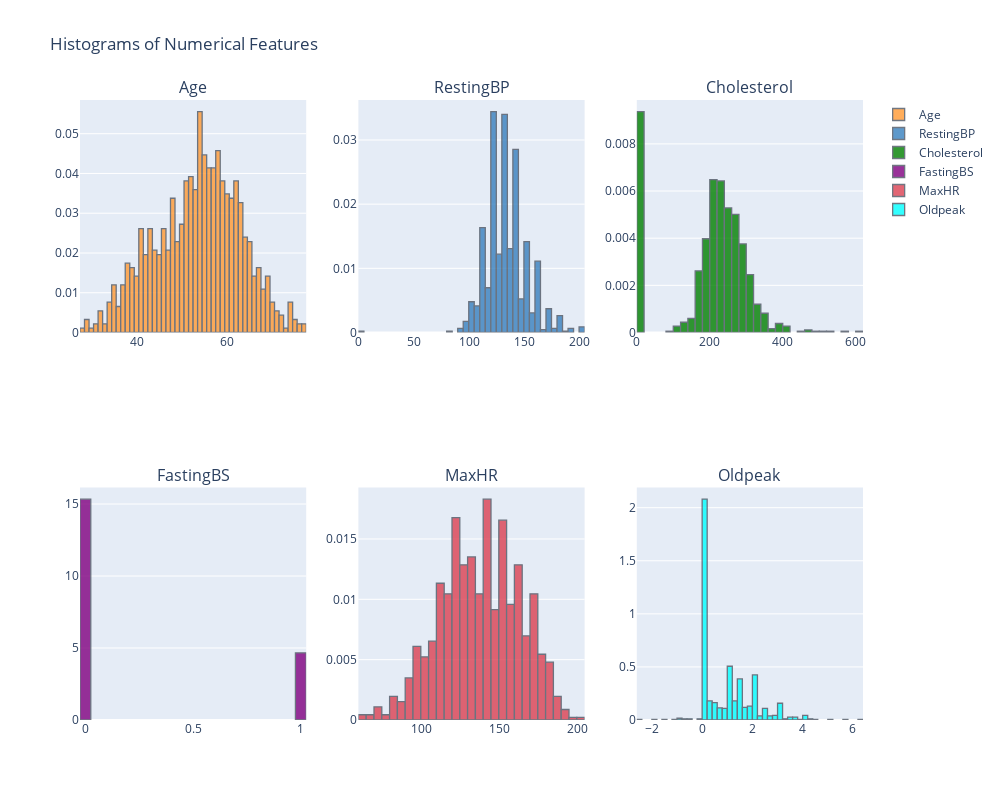
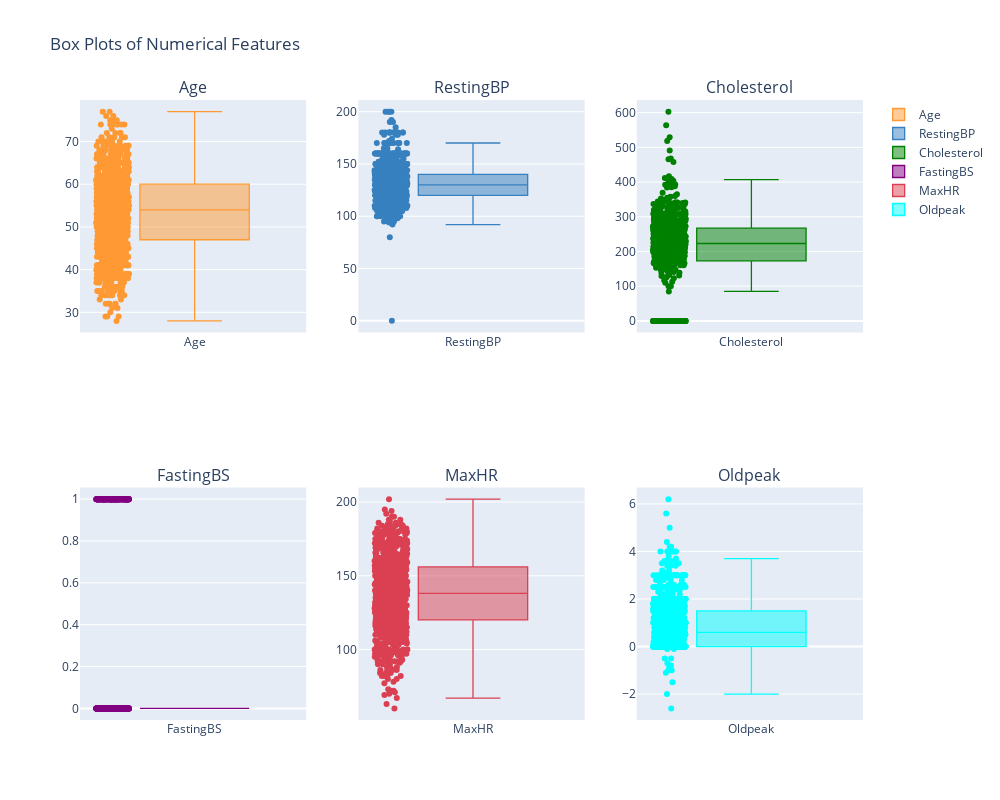

Source (notebook cell) for these figures, in order:
### Code cell
num_index = df.drop(['HeartDisease'], axis=1).select_dtypes('number').columns
fig_hist = tls.make_subplots(rows=2, cols=3,subplot_titles=num_index)
fig_box = tls.make_subplots(rows=2, cols=3,subplot_titles=num_index)
colors_bar=['orange', 'blue','green', 'purple', 'red', 'cyan']
num=0
for i in range(2):
    for j in range(3):
        fig=df[num_index[num]].iplot(kind='hist',bins=50,asFigure=True,colors=colors_bar[num], histnorm='probability density')
        fig_hist.append_trace(fig['data'][0], i+1, j+1)
        fig=df[num_index[num]].iplot(kind='box',bins=50,asFigure=True,colors=colors_bar[num],boxpoints="all")
        fig_box.append_trace(fig['data'][0], i+1, j+1)
        num+=1
fig_hist.update_layout(height=800, width=1000, title_text="Histograms of Numerical Features")
fig_box.update_layout(height=800, width=1000, title_text="Box Plots of Numerical Features")
fig_hist.show()
fig_box.show()

### Figure 1 — Plotly figure (JSON) as saved in the notebook; plotly's stock layout.template omitted (floating-point values rounded to 4 significant figures; data arrays with more than 128 entries replaced by an {"elided": "..."} marker saying what was removed)
{"data": [{"histfunc": "count", "histnorm": "probability density", "marker": {"color": "rgba(255, 153, 51, 1.0)", "line": {"color": "#4D5663", "width": 1.3}}, "name": "Age", "nbinsx": 50, "opacity": 0.8, "orientation": "v", "type": "histogram", "x": {"elided": "918 int values"}, "xaxis": "x", "yaxis": "y"}, {"histfunc": "count", "histnorm": "probability density", "marker": {"color": "rgba(55, 128, 191, 1.0)", "line": {"color": "#4D5663", "width": 1.3}}, "name": "RestingBP", "nbinsx": 50, "opacity": 0.8, "orientation": "v", "type": "histogram", "x": {"elided": "918 int values"}, "xaxis": "x2", "yaxis": "y2"}, {"histfunc": "count", "histnorm": "probability density", "marker": {"color": "rgba(0, 128, 0, 1.0)", "line": {"color": "#4D5663", "width": 1.3}}, "name": "Cholesterol", "nbinsx": 50, "opacity": 0.8, "orientation": "v", "type": "histogram", "x": {"elided": "918 int values"}, "xaxis": "x3", "yaxis": "y3"}, {"histfunc": "count", "histnorm": "probability density", "marker": {"color": "rgba(128, 0, 128, 1.0)", "line": {"color": "#4D5663", "width": 1.3}}, "name": "FastingBS", "nbinsx": 50, "opacity": 0.8, "orientation": "v", "type": "histogram", "x": {"elided": "918 int values"}, "xaxis": "x4", "yaxis": "y4"}, {"histfunc": "count", "histnorm": "probability density", "marker": {"color": "rgba(219, 64, 82, 1.0)", "line": {"color": "#4D5663", "width": 1.3}}, "name": "MaxHR", "nbinsx": 50, "opacity": 0.8, "orientation": "v", "type": "histogram", "x": {"elided": "918 int values"}, "xaxis": "x5", "yaxis": "y5"}, {"histfunc": "count", "histnorm": "probability density", "marker": {"color": "rgba(0, 255, 255, 1.0)", "line": {"color": "#4D5663", "width": 1.3}}, "name": "Oldpeak", "nbinsx": 50, "opacity": 0.8, "orientation": "v", "type": "histogram", "x": {"elided": "918 float values"}, "xaxis": "x6", "yaxis": "y6"}], "layout": {"annotations": [{"font": {"size": 16}, "showarrow": false, "text": "Age", "x": 0.1444, "xanchor": "center", "xref": "paper", "y": 1, "yanchor": "bottom", "yref": "paper"}, {"font": {"size": 16}, "showarrow": false, "text": "RestingBP", "x": 0.5, "xanchor": "center", "xref": "paper", "y": 1, "yanchor": "bottom", "yref": "paper"}, {"font": {"size": 16}, "showarrow": false, "text": "Cholesterol", "x": 0.8556, "xanchor": "center", "xref": "paper", "y": 1, "yanchor": "bottom", "yref": "paper"}, {"font": {"size": 16}, "showarrow": false, "text": "FastingBS", "x": 0.1444, "xanchor": "center", "xref": "paper", "y": 0.375, "yanchor": "bottom", "yref": "paper"}, {"font": {"size": 16}, "showarrow": false, "text": "MaxHR", "x": 0.5, "xanchor": "center", "xref": "paper", "y": 0.375, "yanchor": "bottom", "yref": "paper"}, {"font": {"size": 16}, "showarrow": false, "text": "Oldpeak", "x": 0.8556, "xanchor": "center", "xref": "paper", "y": 0.375, "yanchor": "bottom", "yref": "paper"}], "height": 800, "title": {"text": "Histograms of Numerical Features"}, "width": 1000, "xaxis": {"anchor": "y", "domain": [0, 0.2889]}, "xaxis2": {"anchor": "y2", "domain": [0.3556, 0.6444]}, "xaxis3": {"anchor": "y3", "domain": [0.7111, 1]}, "xaxis4": {"anchor": "y4", "domain": [0, 0.2889]}, "xaxis5": {"anchor": "y5", "domain": [0.3556, 0.6444]}, "xaxis6": {"anchor": "y6", "domain": [0.7111, 1]}, "yaxis": {"anchor": "x", "domain": [0.625, 1]}, "yaxis2": {"anchor": "x2", "domain": [0.625, 1]}, "yaxis3": {"anchor": "x3", "domain": [0.625, 1]}, "yaxis4": {"anchor": "x4", "domain": [0, 0.375]}, "yaxis5": {"anchor": "x5", "domain": [0, 0.375]}, "yaxis6": {"anchor": "x6", "domain": [0, 0.375]}}}

### Figure 2 — Plotly figure (JSON) as saved in the notebook; plotly's stock layout.template omitted (floating-point values rounded to 4 significant figures; data arrays with more than 128 entries replaced by an {"elided": "..."} marker saying what was removed)
{"data": [{"boxpoints": "all", "line": {"width": 1.3}, "marker": {"color": "rgba(255, 153, 51, 1.0)"}, "name": "Age", "orientation": "v", "type": "box", "xaxis": "x", "y": {"elided": "918 int values"}, "yaxis": "y"}, {"boxpoints": "all", "line": {"width": 1.3}, "marker": {"color": "rgba(55, 128, 191, 1.0)"}, "name": "RestingBP", "orientation": "v", "type": "box", "xaxis": "x2", "y": {"elided": "918 int values"}, "yaxis": "y2"}, {"boxpoints": "all", "line": {"width": 1.3}, "marker": {"color": "rgba(0, 128, 0, 1.0)"}, "name": "Cholesterol", "orientation": "v", "type": "box", "xaxis": "x3", "y": {"elided": "918 int values"}, "yaxis": "y3"}, {"boxpoints": "all", "line": {"width": 1.3}, "marker": {"color": "rgba(128, 0, 128, 1.0)"}, "name": "FastingBS", "orientation": "v", "type": "box", "xaxis": "x4", "y": {"elided": "918 int values"}, "yaxis": "y4"}, {"boxpoints": "all", "line": {"width": 1.3}, "marker": {"color": "rgba(219, 64, 82, 1.0)"}, "name": "MaxHR", "orientation": "v", "type": "box", "xaxis": "x5", "y": {"elided": "918 int values"}, "yaxis": "y5"}, {"boxpoints": "all", "line": {"width": 1.3}, "marker": {"color": "rgba(0, 255, 255, 1.0)"}, "name": "Oldpeak", "orientation": "v", "type": "box", "xaxis": "x6", "y": {"elided": "918 float values"}, "yaxis": "y6"}], "layout": {"annotations": [{"font": {"size": 16}, "showarrow": false, "text": "Age", "x": 0.1444, "xanchor": "center", "xref": "paper", "y": 1, "yanchor": "bottom", "yref": "paper"}, {"font": {"size": 16}, "showarrow": false, "text": "RestingBP", "x": 0.5, "xanchor": "center", "xref": "paper", "y": 1, "yanchor": "bottom", "yref": "paper"}, {"font": {"size": 16}, "showarrow": false, "text": "Cholesterol", "x": 0.8556, "xanchor": "center", "xref": "paper", "y": 1, "yanchor": "bottom", "yref": "paper"}, {"font": {"size": 16}, "showarrow": false, "text": "FastingBS", "x": 0.1444, "xanchor": "center", "xref": "paper", "y": 0.375, "yanchor": "bottom", "yref": "paper"}, {"font": {"size": 16}, "showarrow": false, "text": "MaxHR", "x": 0.5, "xanchor": "center", "xref": "paper", "y": 0.375, "yanchor": "bottom", "yref": "paper"}, {"font": {"size": 16}, "showarrow": false, "text": "Oldpeak", "x": 0.8556, "xanchor": "center", "xref": "paper", "y": 0.375, "yanchor": "bottom", "yref": "paper"}], "height": 800, "title": {"text": "Box Plots of Numerical Features"}, "width": 1000, "xaxis": {"anchor": "y", "domain": [0, 0.2889]}, "xaxis2": {"anchor": "y2", "domain": [0.3556, 0.6444]}, "xaxis3": {"anchor": "y3", "domain": [0.7111, 1]}, "xaxis4": {"anchor": "y4", "domain": [0, 0.2889]}, "xaxis5": {"anchor": "y5", "domain": [0.3556, 0.6444]}, "xaxis6": {"anchor": "y6", "domain": [0.7111, 1]}, "yaxis": {"anchor": "x", "domain": [0.625, 1]}, "yaxis2": {"anchor": "x2", "domain": [0.625, 1]}, "yaxis3": {"anchor": "x3", "domain": [0.625, 1]}, "yaxis4": {"anchor": "x4", "domain": [0, 0.375]}, "yaxis5": {"anchor": "x5", "domain": [0, 0.375]}, "yaxis6": {"anchor": "x6", "domain": [0, 0.375]}}}
